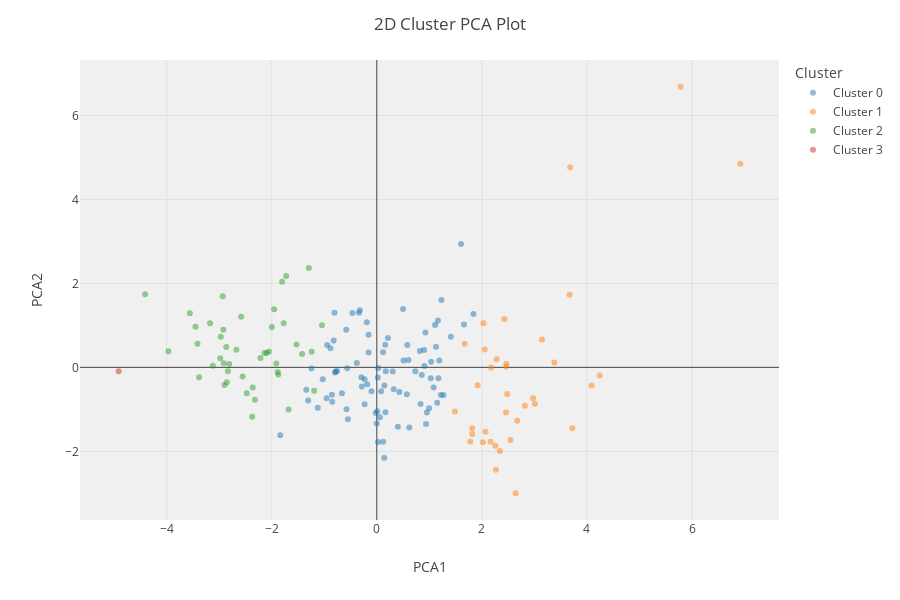

Notebook source saved alongside this figure:
### Code cell
# Etapa 7 – Visualização dos clusters

# Exemplo com o modelo K-Means
plot_model(kmeans, plot='cluster')   # Scatter 2D
plot_model(kmeans, plot='elbow')     # Ajuda a definir o número ideal de clusters
plot_model(hier, plot='dendrogram')  # Dendrograma (para o modelo hierárquico)

### Figure 1 — Plotly figure (JSON) as saved in the notebook; plotly's stock layout.template omitted (floating-point values rounded to 4 significant figures)
{"data": [{"customdata": [[29.6], [20.7], [10.3], [7.8], [24.1], [21.5], [21.1], [18.1], [36.9], [19.3], [33.3], [58.8], [6], [52.4], [37.6], [18.9], [14.9], [35.4], [14.6], [16.5], [17.4], [24.1], [11.2], [4.5], [16.6], [10.4], [7.6], [10], [11.5], [6], [31.9], [20.3], [24.1], [19.7], [14.4], [11.7], [47], [64.4], [33.5], [6.8], [26.1], [17.2], [40], [15], [28.1], [13.2], [7.9], [6.1], [17.4], [15.7], [19.2], [44.4], [36.3], [29.2], [19.1], [19.8], [52.5], [6.9], [46.6], [42.7], [17.1], [10.6], [18.8], [14.2], [49.4], [13.8], [39.2], [18.1], [14.5], [10.3], [23.3], [27.3], [16.6], [5.5], [26.5], [10.8], [29.1], [25.1], [5.5], [62], [10.2], [34.4], [8.7], [15.7], [18.6], [11.7]], "hovertemplate": "Cluster=Cluster 0<br>PCA1=%{x}<br>PCA2=%{y}<br>Feature=%{customdata[0]}<extra></extra>", "legendgroup": "Cluster 0", "marker": {"color": "#1F77B4", "opacity": 0.5, "symbol": "circle"}, "mode": "markers", "name": "Cluster 0", "orientation": "v", "showlegend": true, "textposition": "top center", "type": "scatter", "x": [-0.34, 0.02662, 1.172, 1.189, 0.1717, -0.2933, 0.1601, 0.01861, -1.029, -0.001065, -0.9548, -1.343, 1.839, -1.244, -0.3228, -0.5629, 0.9261, -0.6635, 0.1455, 0.3219, -0.755, -0.1888, -0.5756, 1.659, 0.8189, 0.7332, 0.8324, 0.1638, 0.5728, 1.218, -0.7827, -0.02064, 0.1178, 1.164, 1.603, 1.127, -1.307, -1.837, -0.2329, 1.027, -0.945, 0.5095, -0.3809, 0.8998, -0.8062, 1.109, 1.231, 1.41, 0.6022, 0.8559, 0.08187, -0.5824, -0.8535, -0.8206, 0.4014, 0.1408, -0.8821, 0.9959, -0.7939, -0.1566, -0.551, 0.6173, 0.2113, 1.081, -1.124, 1.269, -0.1815, -0.1016, 0.02241, 1.034, 0.4985, -0.2852, 0.4299, 0.58, -0.1558, 0.9066, -0.8482, 0.009618, 1.149, -0.4639, 0.9378, -0.2311, 0.9517, 0.05748, 0.1211, 0.3023], "xaxis": "x", "y": [1.298, -0.01606, -0.2563, 0.162, -0.09481, -0.2375, 0.5411, -0.239, -0.2833, -1.334, -0.7324, -0.5351, 1.273, -0.02892, 1.361, -0.0221, 0.8282, -0.6139, -0.4313, -0.5183, -0.08789, 1.072, -0.9976, 1.022, 0.3898, -0.09487, -0.8693, -1.067, -0.6374, -0.6592, -0.0965, -1.087, 0.361, 1.115, 2.939, 0.4916, -0.789, -1.614, -0.281, -0.2576, 0.5298, 0.1617, 0.1018, 0.4165, 1.303, 1.009, 1.602, 0.7298, 0.1734, -0.1834, -0.5678, 0.8948, -0.6545, 0.6396, -1.412, -2.151, 0.4574, -0.9719, -0.1203, 0.7774, -1.234, -1.43, 0.6992, -0.482, -0.9614, -0.6566, -0.4029, -0.5683, -1.779, 0.1367, 1.391, -0.4552, -0.5882, 0.5353, 0.3512, 0.03028, -0.8198, -1.045, -0.8448, 1.292, -1.35, -0.8806, -1.076, -1.19, -1.769, -0.09757], "yaxis": "y"}, {"customdata": [[5.2], [3.2], [7], [8.6], [4.5], [6.2], [4.1], [3.2], [4.2], [3.9], [4.3], [4.8], [4.2], [3.9], [9], [3], [2.8], [3.4], [3.6], [4], [3.2], [7.3], [4.6], [4.5], [3], [10.8], [5.6], [4.2], [4.5], [8.6], [2.8], [2.6], [3.8], [4.1], [6.8], [10.5]], "hovertemplate": "Cluster=Cluster 1<br>PCA1=%{x}<br>PCA2=%{y}<br>Feature=%{customdata[0]}<extra></extra>", "legendgroup": "Cluster 1", "marker": {"color": "#FF7F0E", "opacity": 0.5, "symbol": "circle"}, "mode": "markers", "name": "Cluster 1", "orientation": "v", "showlegend": true, "textposition": "top center", "type": "scatter", "x": [2.068, 2.279, 2.03, 1.671, 3.379, 1.816, 3.01, 3.721, 2.671, 1.779, 2.974, 2.342, 2.254, 1.814, 4.242, 2.459, 5.783, 2.053, 2.174, 2.166, 2.266, 2.641, 1.485, 4.089, 2.818, 2.466, 2.544, 3.669, 3.144, 2.427, 6.918, 2.481, 2.019, 1.918, 3.68, 2.46], "xaxis": "x", "y": [-1.535, 0.1953, 1.05, 0.5612, 0.1157, -1.585, -0.8655, -1.447, -1.274, -1.765, -0.7347, -1.988, -1.867, -1.451, -0.1956, -1.076, 6.682, 0.4232, -0.00451, -1.772, -2.436, -2.997, -1.049, -0.4295, -0.9145, 0.08805, -1.727, 1.729, 0.6635, 1.152, 4.85, -0.6347, -1.784, -0.4275, 4.765, 0.01645], "yaxis": "y"}, {"customdata": [[160], [76.7], [90.3], [81], [53.7], [62.6], [71.9], [90.2], [63.6], [80.3], [63.7], [55.2], [111], [111], [63.9], [116], [88.2], [150], [149], [108], [93.6], [116], [111], [119], [74.7], [66.8], [109], [208], [92.1], [123], [56], [101], [97.4], [137], [114], [90.5], [89.3], [99.7], [78.9], [56.3], [62.7], [62.2], [62.2], [83.1]], "hovertemplate": "Cluster=Cluster 2<br>PCA1=%{x}<br>PCA2=%{y}<br>Feature=%{customdata[0]}<extra></extra>", "legendgroup": "Cluster 2", "marker": {"color": "#2CA02C", "opacity": 0.5, "symbol": "circle"}, "mode": "markers", "name": "Cluster 2", "orientation": "v", "showlegend": true, "textposition": "top center", "type": "scatter", "x": [-3.382, -2.319, -1.998, -2.855, -1.192, -2.372, -2.554, -2.913, -1.68, -2.214, -1.422, -2.475, -1.293, -2.582, -1.726, -3.173, -2.094, -3.558, -3.965, -2.808, -2.899, -3.122, -2.672, -2.932, -2.054, -1.912, -2.97, -4.41, -2.36, -3.45, -1.043, -2.921, -1.954, -3.412, -2.834, -2.98, -1.774, -1.803, -1.528, -1.887, -1.239, -1.875, -2.136, -2.864], "xaxis": "x", "y": [-0.2363, -0.7694, 0.9584, -0.3521, -0.5568, -1.178, -0.215, 0.09562, -1.002, 0.2235, 0.3197, -0.618, 2.364, 1.208, 2.176, 1.05, 0.3436, 1.289, 0.3866, 0.07865, -0.4227, 0.03877, 0.4182, 1.696, 0.38, 0.09156, 0.7285, 1.742, -0.4794, 0.9699, 1.003, 0.8933, 1.383, 0.5615, -0.09113, 0.2166, 1.053, 2.038, 0.5458, -0.1095, 0.3691, -0.171, 0.3427, 0.486], "yaxis": "y"}, {"customdata": [[130]], "hovertemplate": "Cluster=Cluster 3<br>PCA1=%{x}<br>PCA2=%{y}<br>Feature=%{customdata[0]}<extra></extra>", "legendgroup": "Cluster 3", "marker": {"color": "#D62728", "opacity": 0.5, "symbol": "circle"}, "mode": "markers", "name": "Cluster 3", "orientation": "v", "showlegend": true, "textposition": "top center", "type": "scatter", "x": [-4.912], "xaxis": "x", "y": [-0.0945], "yaxis": "y"}], "layout": {"height": 600, "legend": {"title": {"text": "Cluster"}, "tracegroupgap": 0}, "margin": {"t": 60}, "plot_bgcolor": "rgb(240,240,240)", "title": {"text": "2D Cluster PCA Plot"}, "xaxis": {"anchor": "y", "domain": [0, 1], "title": {"text": "PCA1"}}, "yaxis": {"anchor": "x", "domain": [0, 1], "title": {"text": "PCA2"}}}}
